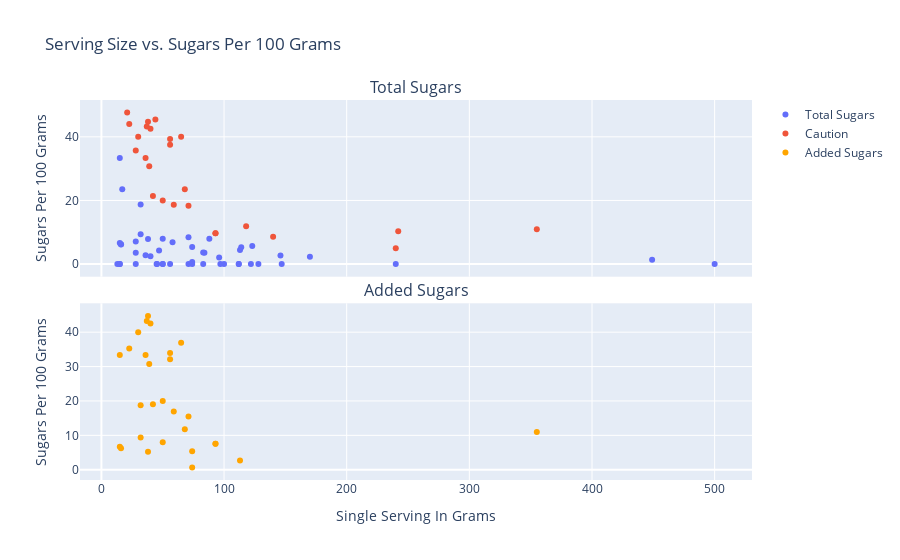

Notebook code for this chart:
### Code cell
"hide_input"
sugars_fig = py.subplots.make_subplots(rows=2,cols=1,
                                       subplot_titles=('Total Sugars',
                                                       'Added Sugars'),
                                       vertical_spacing=0.07,
                                       shared_xaxes=True)

sugars_fig.add_trace(go.Scatter(x=no_caution['serving_measurement_g'],y=no_caution['total_sugars_per_100g'],mode='markers',
                                name='Total Sugars',
                                hovertemplate=
                                   'Single Serving in Grams: %{x}'+
                                   '<br>Total Sugars Per 100 Grams: %{y}<br>'+
                                   'Food Item: %{text}',
                                text=no_caution['food_item']),
                    row=1, col=1)
sugars_fig.add_trace(go.Scatter(x=caution['serving_measurement_g'],y=caution['total_sugars_per_100g'],mode='markers',
                                name='Caution',
                                hovertemplate=
                                   'Single Serving in Grams: %{x}'+
                                   '<br>Total Sugars Per 100 Grams: %{y}<br>'+
                                   'Food Item: %{text}',
                                text=caution['food_item']),
                    row=1, col=1)

sugars_fig.add_trace(go.Scatter(x=added_sugars['serving_measurement_g'],
                                y=added_sugars['added_sugars_per_100g'],mode='markers',
                                name='Added Sugars',
                                hovertemplate=
                                   'Single Serving in Grams: %{x}'+
                                   '<br>Added Sugars Per 100 Grams: %{y}<br>'+
                                   'Food Item: %{text}',
                                text=added_sugars['food_item'],
                                marker={'color':'Orange'}),
                    row=2, col=1)

sugars_fig.update_layout(title_text='Serving Size vs. Sugars Per 100 Grams')
sugars_fig.update_xaxes(title_text='Single Serving In Grams',row=2,col=1)
sugars_fig.update_yaxes(title_text='Sugars Per 100 Grams(Interactive Plot)')

sugars_fig.show()

### Figure 1 — Plotly figure (JSON) as saved in the notebook; plotly's stock layout.template omitted (floating-point values rounded to 4 significant figures)
{"data": [{"hovertemplate": "Single Serving in Grams: %{x}<br>Total Sugars Per 100 Grams: %{y}<br>Food Item: %{text}", "mode": "markers", "name": "Total Sugars", "text": ["Oroweat Whole Wheat Bread", "Ritz Crackers", "Heinz Tomato Ketchup No Sugar Added", "Best Foods Mayonnaise", "Ball Park Hot Dog Buns", "Annie's Organic Macaroni & Cheese Classic Cheddar", "Kraft Macaroni & Cheese Single Serve", "Starkist Tuna Creations Ranch", "Starkist Tuna Creations Sweet & Spicy", "Starkist Chunk Light Tuna ", "Skippy Creamy Peanut Butter", "Almond Breeze Almond Milk Unsweetened Vanilla", "Nestle Coffe Mate French Vanilla Creamer", "Nestle Coffe Mate French Vanilla Creamer Sugar Free", "Coca-Cola Diet Coke", "Quaker Oats Old Fashioned Oats", "yummy Chicken Breast Nuggets", "Royal Asia Vegetable Spring Rolls", "Cuties Clementine", "Hoffy Premium Beef Franks", "Guerrero 12\" Grande Flour Tortilla", "Guerrero Corn Tortillas", "Ling Ling Pork & Vegetable Dumplings", "Ling Ling Dumpling Sauce", "Foster Farms Ground Turkey 93% Lean", "Mahatma Extra Long Enriched Rice", "Kikkoman Less Sodium Soy Sauce", "Organics Baby Spinach", "Kikkoman Ponzu Citrus Sauce", "Marie's Raspberry Vinaigrette ", "Lucern Mexican Style 4 Cheese Blend", "Sabra Organic Simply Roasted Pine Nut Hummus", "Butterball Sliced Honey Roasted Turkey Breast", "La Preferida Pinto Beans", "Foster Farms Boneless Skinless Chicken Breast", "McDonald's Chicken McNuggets 6 Piece", "McDonald's Small French Fries", "McDonald's Cheeseburger", "Carl's Jr Kid's Cheeseburger", "Carl's Jr Hand Breaded Chicken Tenders 3 Piece", "Carl's Jr Natural Cut Fries Medium", "Rubio's Ancho Citrus Shrimp Burrito", "El Pollo Loco Fire-Grilled Chicken Leg", "El Pollo Loco Fire-Grilled Chicken Breast", "El Pollo Loco Macaroni and Cheese Side", "Large Egg", "Pizza Hut Medium Hand Tossed Cheese", "Pizza Hut Medium Hand Tossed Pepperoni", "Medium Avocado"], "type": "scatter", "x": [38, 16, 16, 13, 50, 71, 58, 74, 74, 74, 32, 240, 15, 15, 500, 40, 83, 113, 88, 56, 96, 47, 146, 17, 112, 45, 15, 100, 15, 32, 28, 28, 28, 36, 112, 97, 71, 114, 123, 128, 147, 449, 45.4, 121.9, 170, 50, 84, 83, 50], "xaxis": "x", "y": [7.895, 6.25, 6.188, 0, 8, 8.451, 6.897, 0.6757, 5.405, 0, 9.375, 0, 33.33, 0, 0, 2.5, 0, 4.425, 7.955, 0, 2.083, 4.255, 2.74, 23.53, 0, 0, 0, 0, 6.667, 18.75, 0, 3.536, 7.143, 2.778, 0, 0, 0, 5.263, 5.691, 0, 0, 1.336, 0, 0, 2.353, 0, 3.571, 3.614, 0], "yaxis": "y"}, {"hovertemplate": "Single Serving in Grams: %{x}<br>Total Sugars Per 100 Grams: %{y}<br>Food Item: %{text}", "mode": "markers", "name": "Caution", "text": ["Cap'n Crunch Crunch Berries", "Cap'n Crunch ", "Kellogg's Froot Loops", "Post Honey Bunches of Oats", "Kellogg's Frosted Flakes", "General Mills Lucky Charms", "General Mills Fruit By The Foot", "Welch's Mixed Fruit", "Duncan Hines Blueberry Muffin Mug Cake", "Smuckers Goober Grape", "Smuckers Goober Strawberry", "Aunt Jemima Butter Lite Syrup", "Lactaid 2% Reduced Fat Milk", "Danimals Smoothie Strawberry Flavor", "Danimals Smoothie Birthday Cake Flavor", "Krusteaz Buttermilk Pancake Mix", "Dole Banana ", "Washington Apple", "Sun Pacific Navel Orange", "Belvita Cinnamon Brown Sugar Breakfast Bars", "Coca-Cola Caffeine Free", "McDonald's Barbeque Sauce", "Snickers Bar", "Baskin Robbins Rainbow Sherbet", "Quaker Simply Granola Oats, Honey, Raisins, Almonds"], "type": "scatter", "x": [37, 38, 39, 42, 40, 36, 21, 22.7, 65, 56, 56, 30, 240, 93, 93, 59, 118, 242, 140, 50, 355, 28, 44, 71, 68], "xaxis": "x", "y": [43.24, 44.74, 30.77, 21.43, 42.5, 33.33, 47.62, 44.05, 40, 37.5, 39.29, 40, 5, 9.677, 9.677, 18.64, 11.86, 10.33, 8.571, 20, 10.99, 35.71, 45.45, 18.31, 23.53], "yaxis": "y"}, {"hovertemplate": "Single Serving in Grams: %{x}<br>Added Sugars Per 100 Grams: %{y}<br>Food Item: %{text}", "marker": {"color": "Orange"}, "mode": "markers", "name": "Added Sugars", "text": ["Oroweat Whole Wheat Bread", "Cap'n Crunch Crunch Berries", "Cap'n Crunch ", "Kellogg's Froot Loops", "Post Honey Bunches of Oats", "Kellogg's Frosted Flakes", "General Mills Lucky Charms", "Ritz Crackers", "Welch's Mixed Fruit", "Ball Park Hot Dog Buns", "Duncan Hines Blueberry Muffin Mug Cake", "Starkist Tuna Creations Ranch", "Starkist Tuna Creations Sweet & Spicy", "Skippy Creamy Peanut Butter", "Smuckers Goober Grape", "Smuckers Goober Strawberry", "Aunt Jemima Butter Lite Syrup", "Nestle Coffe Mate French Vanilla Creamer", "Danimals Smoothie Strawberry Flavor", "Danimals Smoothie Birthday Cake Flavor", "Krusteaz Buttermilk Pancake Mix", "Royal Asia Vegetable Spring Rolls", "Belvita Cinnamon Brown Sugar Breakfast Bars", "Kikkoman Ponzu Citrus Sauce", "Marie's Raspberry Vinaigrette ", "Coca-Cola Caffeine Free", "Baskin Robbins Rainbow Sherbet", "Quaker Simply Granola Oats, Honey, Raisins, Almonds"], "type": "scatter", "x": [38, 37, 38, 39, 42, 40, 36, 16, 22.7, 50, 65, 74, 74, 32, 56, 56, 30, 15, 93, 93, 59, 113, 50, 15, 32, 355, 71, 68], "xaxis": "x2", "y": [5.263, 43.24, 44.74, 30.77, 19.05, 42.5, 33.33, 6.25, 35.24, 8, 36.92, 0.6757, 5.405, 9.375, 32.14, 33.93, 40, 33.33, 7.527, 7.527, 16.95, 2.655, 20, 6.667, 18.75, 10.99, 15.49, 11.76], "yaxis": "y2"}], "layout": {"annotations": [{"font": {"size": 16}, "showarrow": false, "text": "Total Sugars", "x": 0.5, "xanchor": "center", "xref": "paper", "y": 1.0, "yanchor": "bottom", "yref": "paper"}, {"font": {"size": 16}, "showarrow": false, "text": "Added Sugars", "x": 0.5, "xanchor": "center", "xref": "paper", "y": 0.465, "yanchor": "bottom", "yref": "paper"}], "title": {"text": "Serving Size vs. Sugars Per 100 Grams"}, "xaxis": {"anchor": "y", "domain": [0, 1], "matches": "x2", "showticklabels": false}, "xaxis2": {"anchor": "y2", "domain": [0, 1], "title": {"text": "Single Serving In Grams"}}, "yaxis": {"anchor": "x", "domain": [0.535, 1.0], "title": {"text": "Sugars Per 100 Grams"}}, "yaxis2": {"anchor": "x2", "domain": [0, 0.465], "title": {"text": "Sugars Per 100 Grams"}}}}
